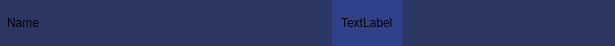
<?xml version="1.0" encoding="UTF-8"?>
<ui version="4.0">
 <class>snippetPreviewBox</class>
 <widget class="QWidget" name="snippetPreviewBox">
  <property name="geometry">
   <rect>
    <x>0</x>
    <y>0</y>
    <width>615</width>
    <height>46</height>
   </rect>
  </property>
  <property name="sizePolicy">
   <sizepolicy hsizetype="Preferred" vsizetype="Fixed">
    <horstretch>0</horstretch>
    <verstretch>0</verstretch>
   </sizepolicy>
  </property>
  <property name="minimumSize">
   <size>
    <width>615</width>
    <height>46</height>
   </size>
  </property>
  <property name="maximumSize">
   <size>
    <width>16777215</width>
    <height>46</height>
   </size>
  </property>
  <property name="windowTitle">
   <string>Form</string>
  </property>
  <property name="styleSheet">
   <string notr="true">background:#2B3663;
border-radius:8px;</string>
  </property>
  <layout class="QHBoxLayout" name="horizontalLayout">
   <property name="spacing">
    <number>0</number>
   </property>
   <property name="leftMargin">
    <number>0</number>
   </property>
   <property name="topMargin">
    <number>0</number>
   </property>
   <property name="rightMargin">
    <number>0</number>
   </property>
   <property name="bottomMargin">
    <number>0</number>
   </property>
   <item>
    <widget class="QGroupBox" name="groupBox">
     <property name="title">
      <string/>
     </property>
     <layout class="QHBoxLayout" name="horizontalLayout_2" stretch="0,0,0,0">
      <property name="spacing">
       <number>0</number>
      </property>
      <property name="leftMargin">
       <number>0</number>
      </property>
      <property name="topMargin">
       <number>0</number>
      </property>
      <property name="rightMargin">
       <number>0</number>
      </property>
      <property name="bottomMargin">
       <number>0</number>
      </property>
      <item>
       <widget class="QGroupBox" name="NameBox">
        <property name="sizePolicy">
         <sizepolicy hsizetype="Preferred" vsizetype="Preferred">
          <horstretch>0</horstretch>
          <verstretch>0</verstretch>
         </sizepolicy>
        </property>
        <property name="minimumSize">
         <size>
          <width>276</width>
          <height>0</height>
         </size>
        </property>
        <property name="title">
         <string/>
        </property>
        <layout class="QHBoxLayout" name="horizontalLayout_4">
         <property name="spacing">
          <number>0</number>
         </property>
         <property name="leftMargin">
          <number>7</number>
         </property>
         <property name="topMargin">
          <number>0</number>
         </property>
         <property name="rightMargin">
          <number>0</number>
         </property>
         <property name="bottomMargin">
          <number>0</number>
         </property>
         <item>
          <widget class="QLabel" name="Name">
           <property name="text">
            <string>Name</string>
           </property>
          </widget>
         </item>
        </layout>
       </widget>
      </item>
      <item>
       <widget class="QGroupBox" name="LockedBox">
        <property name="sizePolicy">
         <sizepolicy hsizetype="Fixed" vsizetype="Preferred">
          <horstretch>0</horstretch>
          <verstretch>0</verstretch>
         </sizepolicy>
        </property>
        <property name="minimumSize">
         <size>
          <width>22</width>
          <height>0</height>
         </size>
        </property>
        <property name="maximumSize">
         <size>
          <width>22</width>
          <height>16777215</height>
         </size>
        </property>
        <property name="title">
         <string/>
        </property>
        <layout class="QHBoxLayout" name="horizontalLayout_5">
         <property name="spacing">
          <number>0</number>
         </property>
         <property name="leftMargin">
          <number>0</number>
         </property>
         <property name="topMargin">
          <number>0</number>
         </property>
         <property name="rightMargin">
          <number>0</number>
         </property>
         <property name="bottomMargin">
          <number>0</number>
         </property>
         <item>
          <widget class="QLabel" name="lockIcon">
           <property name="text">
            <string/>
           </property>
          </widget>
         </item>
        </layout>
       </widget>
      </item>
      <item>
       <widget class="QGroupBox" name="langBox">
        <property name="sizePolicy">
         <sizepolicy hsizetype="Fixed" vsizetype="Preferred">
          <horstretch>0</horstretch>
          <verstretch>0</verstretch>
         </sizepolicy>
        </property>
        <property name="minimumSize">
         <size>
          <width>71</width>
          <height>0</height>
         </size>
        </property>
        <property name="styleSheet">
         <string notr="true">background:#2F418A;
border-radius:0px;</string>
        </property>
        <property name="title">
         <string/>
        </property>
        <layout class="QHBoxLayout" name="horizontalLayout_3">
         <item>
          <widget class="QLabel" name="langLabel">
           <property name="text">
            <string>TextLabel</string>
           </property>
          </widget>
         </item>
        </layout>
       </widget>
      </item>
      <item>
       <widget class="QGroupBox" name="tagsBox">
        <property name="maximumSize">
         <size>
          <width>212</width>
          <height>16777215</height>
         </size>
        </property>
        <property name="title">
         <string/>
        </property>
        <layout class="QHBoxLayout" name="horizontalLayout_6">
         <property name="spacing">
          <number>2</number>
         </property>
         <property name="leftMargin">
          <number>0</number>
         </property>
         <property name="topMargin">
          <number>0</number>
         </property>
         <property name="rightMargin">
          <number>0</number>
         </property>
         <property name="bottomMargin">
          <number>0</number>
         </property>
        </layout>
       </widget>
      </item>
     </layout>
    </widget>
   </item>
  </layout>
 </widget>
 <resources/>
 <connections/>
</ui>
